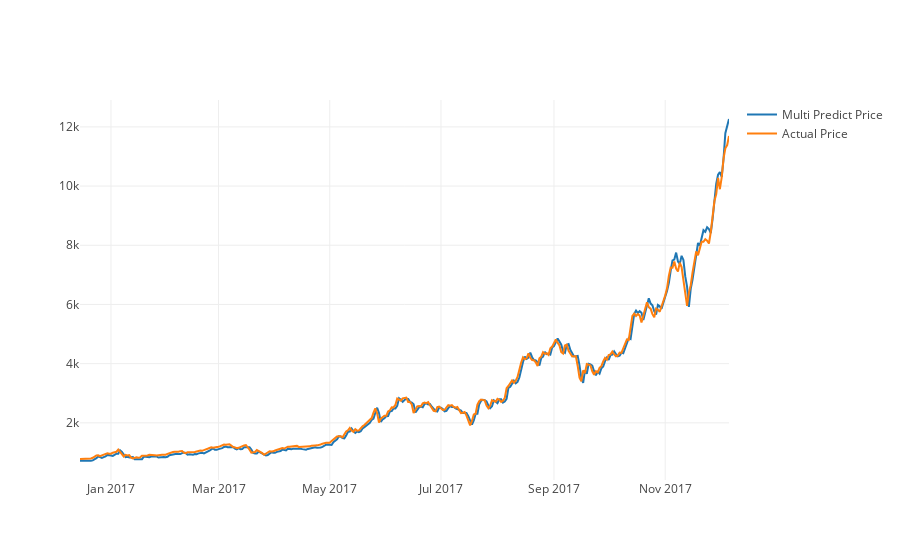

The notebook cell this image was saved under:
### Code cell
actual_chart = go.Scatter(x=predictDates, y=inv_y, name= 'Actual Price')
multi_predict_chart = go.Scatter(x=predictDates, y=inv_yhat, name= 'Multi Predict Price')
py.iplot([ multi_predict_chart, actual_chart])

### Figure 1 — Plotly figure (JSON) as saved in the notebook; plotly's stock layout.template omitted (floating-point values rounded to 4 significant figures; data arrays with more than 128 entries replaced by an {"elided": "..."} marker saying what was removed)
{"data": [{"name": "Multi Predict Price", "type": "scatter", "x": {"elided": "357 str values"}, "y": {"elided": "358 float values"}}, {"name": "Actual Price", "type": "scatter", "x": {"elided": "357 str values"}, "y": {"elided": "358 float values"}}], "layout": {}}
